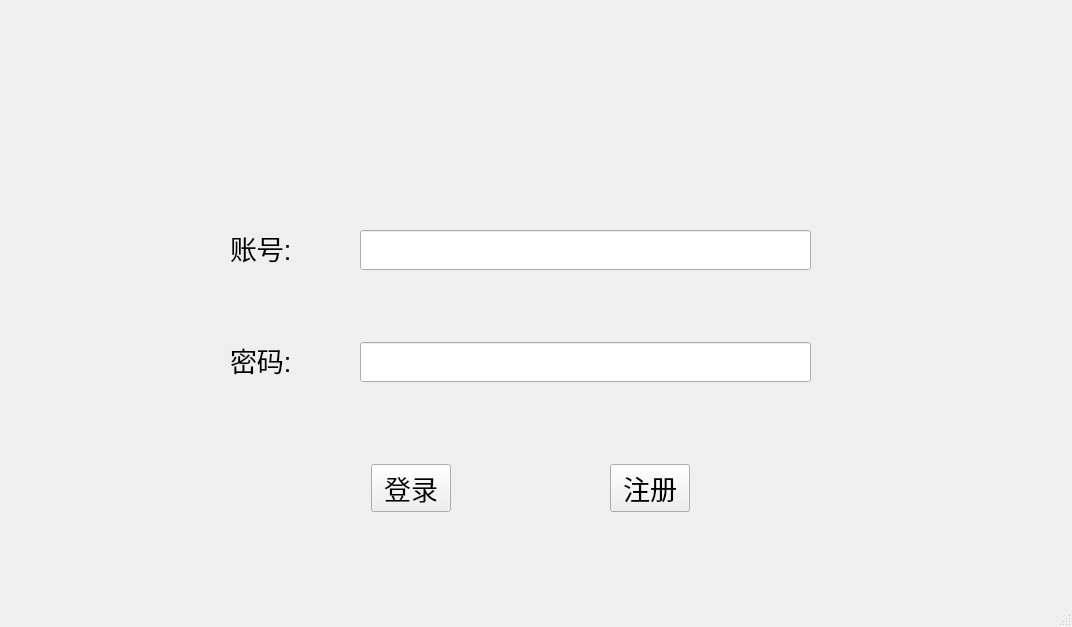
<?xml version="1.0" encoding="UTF-8"?>
<ui version="4.0">
 <class>MainWindow</class>
 <widget class="QMainWindow" name="MainWindow">
  <property name="geometry">
   <rect>
    <x>0</x>
    <y>0</y>
    <width>1072</width>
    <height>627</height>
   </rect>
  </property>
  <property name="windowTitle">
   <string>MainWindow</string>
  </property>
  <widget class="QWidget" name="centralwidget">
   <widget class="QWidget" name="widget_4" native="true">
    <property name="geometry">
     <rect>
      <x>210</x>
      <y>210</y>
      <width>641</width>
      <height>331</height>
     </rect>
    </property>
    <layout class="QVBoxLayout" name="verticalLayout">
     <item>
      <widget class="QWidget" name="widget" native="true">
       <widget class="QLineEdit" name="accountInfo">
        <property name="geometry">
         <rect>
          <x>150</x>
          <y>20</y>
          <width>451</width>
          <height>40</height>
         </rect>
        </property>
        <property name="text">
         <string/>
        </property>
       </widget>
       <widget class="QLabel" name="label">
        <property name="geometry">
         <rect>
          <x>20</x>
          <y>10</y>
          <width>91</width>
          <height>56</height>
         </rect>
        </property>
        <property name="font">
         <font>
          <pointsize>20</pointsize>
         </font>
        </property>
        <property name="layoutDirection">
         <enum>Qt::LeftToRight</enum>
        </property>
        <property name="text">
         <string>账号:</string>
        </property>
        <property name="openExternalLinks">
         <bool>false</bool>
        </property>
       </widget>
      </widget>
     </item>
     <item>
      <widget class="QWidget" name="widget_2" native="true">
       <widget class="QLineEdit" name="passwdInfo">
        <property name="geometry">
         <rect>
          <x>150</x>
          <y>20</y>
          <width>451</width>
          <height>40</height>
         </rect>
        </property>
        <property name="font">
         <font>
          <pointsize>9</pointsize>
         </font>
        </property>
       </widget>
       <widget class="QLabel" name="label_2">
        <property name="geometry">
         <rect>
          <x>20</x>
          <y>10</y>
          <width>111</width>
          <height>55</height>
         </rect>
        </property>
        <property name="font">
         <font>
          <pointsize>20</pointsize>
         </font>
        </property>
        <property name="text">
         <string>密码:</string>
        </property>
       </widget>
      </widget>
     </item>
     <item>
      <widget class="QWidget" name="widget_3" native="true">
       <layout class="QHBoxLayout" name="horizontalLayout">
        <item>
         <spacer name="horizontalSpacer_3">
          <property name="orientation">
           <enum>Qt::Horizontal</enum>
          </property>
          <property name="sizeHint" stdset="0">
           <size>
            <width>40</width>
            <height>20</height>
           </size>
          </property>
         </spacer>
        </item>
        <item>
         <widget class="QPushButton" name="loginBtn">
          <property name="font">
           <font>
            <pointsize>20</pointsize>
           </font>
          </property>
          <property name="text">
           <string>登录</string>
          </property>
         </widget>
        </item>
        <item>
         <spacer name="horizontalSpacer">
          <property name="orientation">
           <enum>Qt::Horizontal</enum>
          </property>
          <property name="sizeHint" stdset="0">
           <size>
            <width>20</width>
            <height>10</height>
           </size>
          </property>
         </spacer>
        </item>
        <item>
         <widget class="QPushButton" name="regisBtn">
          <property name="font">
           <font>
            <pointsize>20</pointsize>
           </font>
          </property>
          <property name="text">
           <string>注册</string>
          </property>
         </widget>
        </item>
        <item>
         <spacer name="horizontalSpacer_2">
          <property name="orientation">
           <enum>Qt::Horizontal</enum>
          </property>
          <property name="sizeHint" stdset="0">
           <size>
            <width>40</width>
            <height>20</height>
           </size>
          </property>
         </spacer>
        </item>
       </layout>
      </widget>
     </item>
    </layout>
   </widget>
   <widget class="customLabel" name="headImg">
    <property name="geometry">
     <rect>
      <x>470</x>
      <y>50</y>
      <width>125</width>
      <height>125</height>
     </rect>
    </property>
    <property name="minimumSize">
     <size>
      <width>125</width>
      <height>125</height>
     </size>
    </property>
    <property name="maximumSize">
     <size>
      <width>125</width>
      <height>125</height>
     </size>
    </property>
    <property name="text">
     <string/>
    </property>
   </widget>
  </widget>
  <widget class="QMenuBar" name="menubar">
   <property name="geometry">
    <rect>
     <x>0</x>
     <y>0</y>
     <width>1072</width>
     <height>26</height>
    </rect>
   </property>
  </widget>
  <widget class="QStatusBar" name="statusbar"/>
 </widget>
 <customwidgets>
  <customwidget>
   <class>customLabel</class>
   <extends>QLabel</extends>
   <header location="global">customlabel.h</header>
  </customwidget>
 </customwidgets>
 <tabstops>
  <tabstop>passwdInfo</tabstop>
  <tabstop>loginBtn</tabstop>
  <tabstop>regisBtn</tabstop>
  <tabstop>accountInfo</tabstop>
 </tabstops>
 <resources/>
 <connections/>
</ui>
